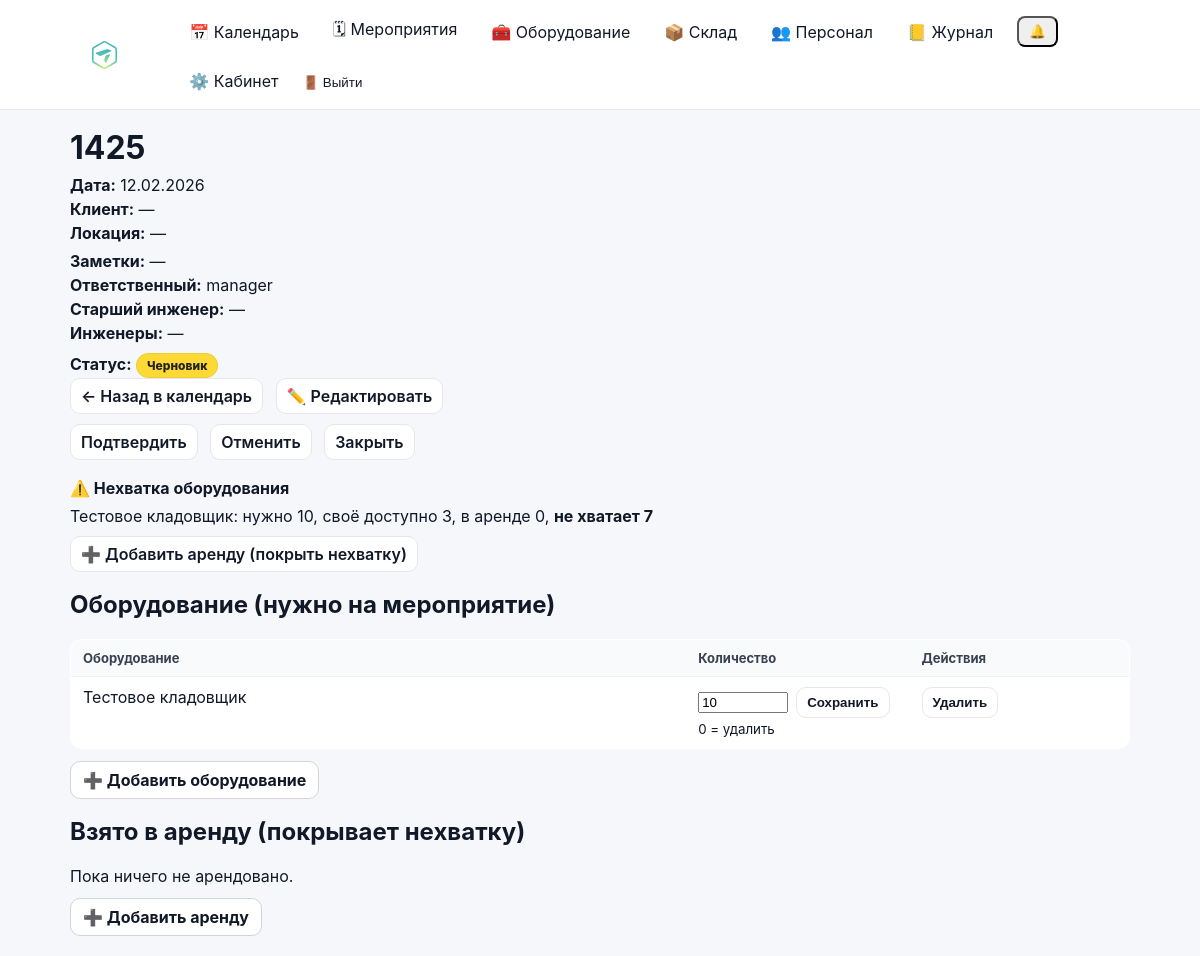
The app's page /events/30/?year=2026&month=2 (signed in), older data.
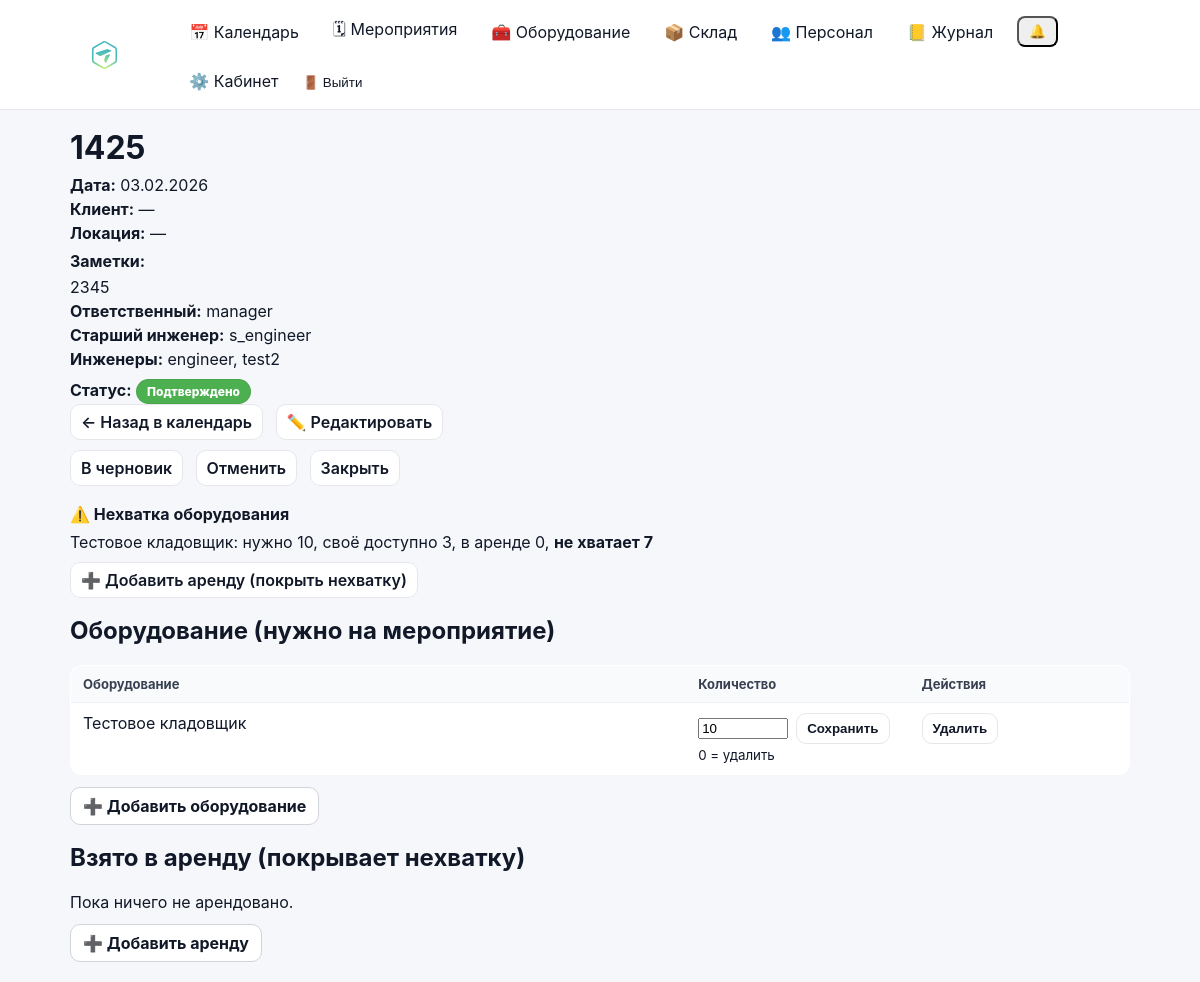
The same page, newer data.
### events/models.py (models this page shows, shortened)
class Event(models.Model):
    class Meta:
        permissions = [
            ("edit_event_card", "Can edit event card (dates/status/etc)"),
            ("edit_event_equipment", "Can edit event equipment (own/rented)"),
        ]
    STATUS_DRAFT = "draft"
    STATUS_CONFIRMED = "confirmed"
    STATUS_CANCELLED = "cancelled"
    STATUS_CLOSED = "closed"
    STATUS_CHOICES = (
        (STATUS_DRAFT, "Черновик"),
        (STATUS_CONFIRMED, "Подтверждено"),
        (STATUS_CANCELLED, "Отменено"),
        (STATUS_CLOSED, "Закрыто"),
    )
    name = models.CharField(max_length=200)
    start_date = models.DateField()
    end_date = models.DateField(blank=True, null=True)
    client = models.CharField(max_length=200, blank=True)
    location = models.CharField(max_length=200, blank=True)
    responsible = models.ForeignKey(
        User,
        on_delete=models.SET_NULL,
        null=True,
        related_name="events",
    )
    s_engineer = models.ForeignKey(
        User,
        on_delete=models.SET_NULL,
        null=True,
        blank=True,
        related_name="senior_events",
    )
    engineers = models.ManyToManyField(
        User,
        blank=True,
        related_name="engineer_events",
    )
    notes = models.TextField(blank=True, default="")
    is_deleted = models.BooleanField(default=False)
    deleted_at = models.DateTimeField(null=True, blank=True)
    status = models.CharField(
        max_length=20,
        choices=STATUS_CHOICES,
        default=STATUS_DRAFT,
    )
    created_at = models.DateTimeField(auto_now_add=True)

class EventEquipment(models.Model):
    event = models.ForeignKey(Event, on_delete=models.CASCADE, related_name="equipment_items")
    equipment = models.ForeignKey(Equipment, on_delete=models.PROTECT, related_name="event_items")
    quantity = models.PositiveIntegerField()
    class Meta:
        unique_together = ("event", "equipment")

### inventory/models.py (models this page shows, shortened)
class Equipment(models.Model):
    class Meta:
        permissions = [
            ("manage_inventory", "Can manage inventory"),
        ]
    STATUS_CHOICES = (
        ("available", "Доступно"),
        ("rented", "В прокате"),
        ("broken", "Неисправно"),
    )
    name = models.CharField(max_length=200)
    category = models.ForeignKey(
        EquipmentCategory,
        on_delete=models.PROTECT,
        related_name="equipment",
    )
    serial_number = models.CharField(max_length=100, blank=True, null=True)
    quantity_total = models.PositiveIntegerField()
    location = models.CharField(max_length=200, blank=True)
    status = models.CharField(max_length=20, choices=STATUS_CHOICES, default="available")
    notes = models.TextField(blank=True)

### accounts/models.py (models this page shows)
class User(AbstractUser):
    phone = models.CharField("Телефон", max_length=30, blank=True, default="")
    class Meta(AbstractUser.Meta):
        permissions = [
            ("manage_staff", "Can manage staff (users/roles)"),
        ]

### events/views.py (the view)
# urls.py: path("events/<int:event_id>/", views.event_detail_view, name="event_detail"),
@login_required
def event_detail_view(request: HttpRequest, event_id: int) -> HttpResponse:
    can_manage = can_edit_event_card(request.user)
    can_view_all = _can_view_all_events(request.user)
    base_qs = Event.objects.select_related("responsible", "s_engineer").prefetch_related("engineers")
    if not can_manage:
        base_qs = base_qs.filter(is_deleted=False)
    if not can_view_all:
        base_qs = base_qs.filter(is_deleted=False).filter(_participation_q(request.user)).distinct()
    event = get_object_or_404(base_qs, id=event_id)
    equipment_items = EventEquipment.objects.filter(event=event).select_related("equipment").order_by("equipment__name")
    rented_items = EventRentedEquipment.objects.filter(event=event).select_related("equipment").order_by("equipment__name")
    shortages = calculate_shortages(event)
    return render(request, "events/event_detail.html", {
        "event": event,
        "equipment_items": equipment_items,
        "rented_items": rented_items,
        "shortages": shortages,
        "can_modify": can_manage,
        "can_edit_equipment": can_edit_event_equipment(request.user),
    })

### accounts/context_processors.py (called while the page is built)
def authz_flags(request):
    user = getattr(request, "user", None)
    return {
        "can_manage_staff": can_manage_staff(user),
        "can_edit_event_card": can_edit_event_card(user),
        "can_edit_event_equipment": can_edit_event_equipment(user),
        "can_edit_inventory": can_edit_inventory(user),
        "can_view_stock": can_view_stock(user),
    }

### accounts/permissions.py (called while the page is built)
def _ok(user) -> bool:
    return bool(user and user.is_authenticated)

def is_super(user) -> bool:
    return bool(_ok(user) and getattr(user, "is_superuser", False))

def can_manage_staff(user) -> bool:
    return is_super(user) or (_ok(user) and user.has_perm("accounts.manage_staff"))

def can_edit_inventory(user) -> bool:
    return is_super(user) or (_ok(user) and user.has_perm("inventory.manage_inventory"))

def can_view_stock(user) -> bool:
    return is_super(user) or (_ok(user) and (user.has_perm("inventory.manage_inventory") or user.has_perm("events.edit_event_card")))

def can_edit_event_card(user) -> bool:
    return is_super(user) or (_ok(user) and user.has_perm("events.edit_event_card"))

### events/templates/events/event_detail.html (shortened to what the changed rows need)
{% extends "base.html" %}
{% block content %}
<div class="page-head">
  <div>
    <h1 style="margin:0;">{{ event.name }}</h1>
    <div class="muted" style="margin-top:8px;">
      <div><strong>Дата:</strong>
        {% if event.start_date == event.end_date %}
          {{ event.start_date|date:"d.m.Y" }}
        {% else %}
          {{ event.start_date|date:"d.m.Y" }} – {{ event.end_date|date:"d.m.Y" }}
        {% endif %}
      </div>
      <div style="margin-top:4px;"><strong>Клиент:</strong> {{ event.client|default:"—" }}</div>
      <div style="margin-top:4px;"><strong>Локация:</strong> {{ event.location|default:"—" }}</div>
      <div style="margin-top:8px;"><strong>Заметки:</strong>
        {% if event.notes %}
          <div style="margin-top:6px; white-space:pre-wrap;">{{ event.notes }}</div>
        {% else %}
          <span class="muted">—</span>
        {% endif %}
      </div>
      <div style="margin-top:4px;"><strong>Ответственный:</strong> {{ event.responsible|default:"—" }}</div>
      <div style="margin-top:4px;"><strong>Старший инженер:</strong> {{ event.s_engineer|default:"—" }}</div>
      <div style="margin-top:4px;"><strong>Инженеры:</strong>
        {% with engs=event.engineers.all %}
          {% if engs %}
            {% for u in engs %}{{ u }}{% if not forloop.last %}, {% endif %}{% endfor %}
          {% else %}
            —
          {% endif %}
        {% endwith %}
      </div>
    </div>
    <div style="margin-top:10px;">
      <strong>Статус:</strong>
      <span class="status-pill status-{{ event.status }}">{{ event.get_status_display }}</span>
    </div>
  </div>
  <div class="page-actions">
{% with y=request.GET.year m=request.GET.month %}
  <a class="btn-secondary" href="{% url 'calendar' %}{% if y and m %}?year={{ y }}&month={{ m }}{% endif %}">← Назад в календарь</a>
{% endwith %}
    {% if can_modify %}
      <a class="btn-secondary" href="{% url 'event_edit' event.id %}{% if request.GET.year and request.GET.month %}?year={{ request.GET.year }}&month={{ request.GET.month }}{% endif %}">✏️ Редактировать</a>
      <div style="height:10px;"></div>
      {% if event.status != 'draft' %}
        <a class="btn-secondary" href="{% url 'event_set_status' event.id 'draft' %}">В черновик</a>
      {% endif %}
      {% if event.status != 'confirmed' %}
        <a class="btn-secondary" href="{% url 'event_set_status' event.id 'confirmed' %}">Подтвердить</a>
      {% endif %}
      {% if event.status != 'cancelled' %}
        <a class="btn-secondary" href="{% url 'event_set_status' event.id 'cancelled' %}">Отменить</a>
      {% endif %}
      {% if event.status != 'closed' %}
        <a class="btn-secondary" href="{% url 'event_set_status' event.id 'closed' %}">Закрыть</a>
      {% endif %}
    {% endif %}
  </div>
</div>
{% if shortages %}
  <div class="alert alert-warning" style="margin-top:18px;">
    <div style="margin-top:8px;">
      {% for row in shortages %}
        <div style="margin-top:4px;">
          {{ row.equipment.name }}: нужно {{ row.required }},
          своё доступно {{ row.available_own }},
          в аренде {{ row.rented }},
          <strong>не хватает {{ row.shortage }}</strong>
        </div>
      {% endfor %}
    </div>
  </div>
{% endif %}
<div class="card" style="margin-top:18px;">
  <h2 style="margin-top:0;">Оборудование (нужно на мероприятие)</h2>
  {% if equipment_items %}
    <table class="list-table">
      <thead>
        <tr>
          <th>Оборудование</th>
          <th style="width: 220px;">Количество</th>
          {% if can_edit_equipment %}
            <th style="width: 220px;">Действия</th>
          {% endif %}
        </tr>
      </thead>
      <tbody>
        {% for item in equipment_items %}
          <tr>
            <td>{{ item.equipment.name }}</td>
            <td>
              {% if can_edit_equipment %}
                <form method="post" action="{% url 'event_equipment_update_qty' event.id item.id %}" style="display:flex; gap:8px; align-items:center;">
                  <input type="number" name="quantity" value="{{ item.quantity }}" min="0" style="width:90px;">
                  <button class="btn-secondary" type="submit">Сохранить</button>
                </form>
                <small class="muted">0 = удалить</small>
              {% else %}
                {{ item.quantity }}
              {% endif %}
            </td>
            {% if can_edit_equipment %}
              <td>
                <form method="post" action="{% url 'event_equipment_delete' event.id item.id %}">
                  <button class="btn-secondary" type="submit">Удалить</button>
                </form>
              </td>
            {% endif %}
          </tr>
        {% endfor %}
      </tbody>
    </table>
  {% else %}
    <div class="muted">Пока ничего не добавлено.</div>
  {% endif %}
</div>
<div class="card" style="margin-top:18px;">
  <h2 style="margin-top:0;">Взято в аренду (покрывает нехватку)</h2>
</div>
{% endblock %}

Row changes from the older to the newer data that the page shows:
changed Event "manager": start_date "12.02.2026" → "03.02.2026"; notes (not shown) → "2345"; s_engineer "—" → "s_engineer"; status "Черновик" → "Подтверждено"
now on this page (row edited): User: username "engineer"
now on this page (row unchanged): User: username "test2"
Text that changed along with them:
text no longer shown: "— — Подтвердить"
text now shown: "В черновик"
